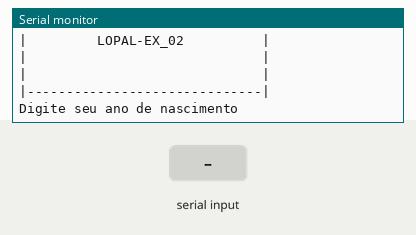
Simulated run of this sketch. Board: Arduino Uno, built with avr-gcc and run on an emulated ATmega328P. On the bench: the last lines printed to the serial monitor. Inputs (shaded band) come from the test bench.

Above: at 1.2 s.
1.3 s: "90,45\n" received over Serial
At 1.7 s:
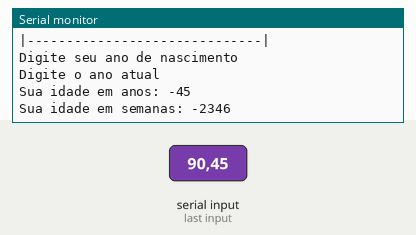
At 8.0 s:
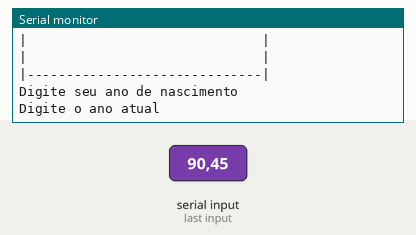

Measured:
- after the input at 1.3 s, the serial monitor: prints a new line at once (image 1)

The sketch:

lopal_ex021.ino
```cpp
//Faça um programa que receba o ano de nascimento de uma pessoa e
//o ano atual. Calcule e imprima:
//a. A idade dessa pessoa
//b. Essa idade convertida em semana

//Variáveis
int anoNascimento = 0;
int anoAtual = 0;
int  idadeAtual = 0;
int idadeSemana = 0;

void setup()
{
 Serial.begin(9600);
}

void loop()
{
  //cabeçalho
  Serial.println("|------------------------------|");
  Serial.println("|                              |");
  Serial.println("|         LOPAL-EX_02          |");
  Serial.println("|                              |");
  Serial.println("|                              |");
  Serial.println("|------------------------------|");
  Serial.println();//pula uma linha
  Serial.println();//pula uma linha


 //Entrada
  Serial.println("Digite seu ano de nascimento");//pergunta o ano de nascimento do usuário
  while(! Serial.available() );//espera o usuário digitar/dar um <Enter>
  anoNascimento = Serial.parseInt();//resposta do usuário

  Serial.println("Digite o ano atual");//pergunta o ano atual do usuário
  while(! Serial.available() );//espera o usuário digitar/dar um <Enter>
  anoAtual = Serial.parseInt();//resposta do usuário

  //processamento
  idadeAtual = anoAtual - anoNascimento;
  idadeSemana = idadeAtual * 365 / 7;

  //saída
  Serial.println("Sua idade em anos: " + String (idadeAtual) );
  Serial.println("Sua idade em semanas: " + String (idadeSemana) );
  delay(5000);//aguarda 5 segundos antes de rodar o loop novamente
}
```
